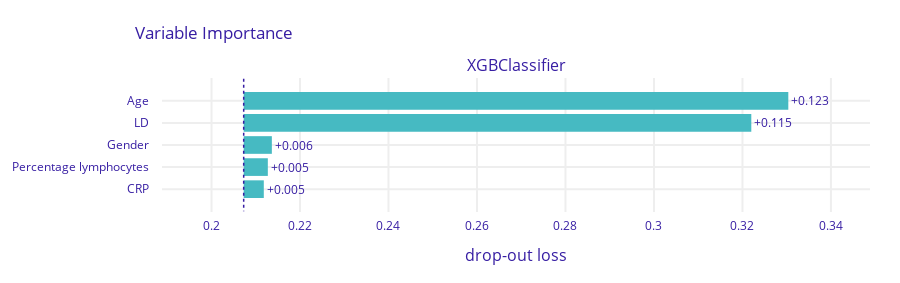

Source (notebook cell):
### Code cell
exp.model_parts().plot()

### Figure 1 — Plotly figure (JSON) as saved in the notebook; plotly's stock layout.template omitted (floating-point values rounded to 4 significant figures)
{"data": [{"base": 0.2073, "hoverinfo": "text", "hoverlabel": {"bgcolor": "rgba(0,0,0,0.8)"}, "hovertext": ["Model: XGBClassifier loss after<br>variable: Age is permuted: 0.33<br>Drop-out loss change: +0.123", "Model: XGBClassifier loss after<br>variable: LD is permuted: 0.322<br>Drop-out loss change: +0.115", "Model: XGBClassifier loss after<br>variable: Gender is permuted: 0.214<br>Drop-out loss change: +0.006", "Model: XGBClassifier loss after<br>variable: Percentage lymphocytes is permuted: 0.213<br>Drop-out loss change: +0.005", "Model: XGBClassifier loss after<br>variable: CRP is permuted: 0.212<br>Drop-out loss change: +0.005"], "marker": {"color": "#46bac2"}, "orientation": "h", "showlegend": false, "text": ["+0.123", "+0.115", "+0.006", "+0.005", "+0.005"], "textposition": "outside", "type": "bar", "x": [0.1231, 0.1147, 0.006364, 0.005455, 0.004545], "xaxis": "x", "y": ["Age", "LD", "Gender", "Percentage lymphocytes", "CRP"], "yaxis": "y"}], "layout": {"annotations": [{"font": {"size": 16}, "showarrow": false, "text": "XGBClassifier", "x": 0.5, "xanchor": "center", "xref": "paper", "y": 1, "yanchor": "bottom", "yref": "paper"}, {"font": {"size": 16}, "showarrow": false, "text": "drop-out loss", "x": 0.5, "xanchor": "center", "xref": "paper", "y": 0, "yanchor": "top", "yref": "paper", "yshift": -30}], "font": {"color": "#371ea3"}, "height": 283, "margin": {"b": 71, "r": 30, "t": 78}, "shapes": [{"line": {"color": "#371ea3", "dash": "dot", "width": 1.5}, "type": "line", "x0": 0.2073, "x1": 0.2073, "xref": "x", "y0": -1, "y1": 5, "yref": "y"}], "title": {"text": "Variable Importance", "x": 0.15}, "xaxis": {"anchor": "y", "automargin": true, "domain": [0, 1], "fixedrange": true, "gridwidth": 2, "range": [0.1888, 0.3488], "tickcolor": "white", "ticklen": 3, "ticks": "outside", "type": "linear", "zeroline": false}, "yaxis": {"anchor": "x", "automargin": true, "autorange": "reversed", "domain": [0, 1], "fixedrange": true, "gridwidth": 2, "tickcolor": "white", "ticklen": 10, "ticks": "outside", "type": "category"}}}
